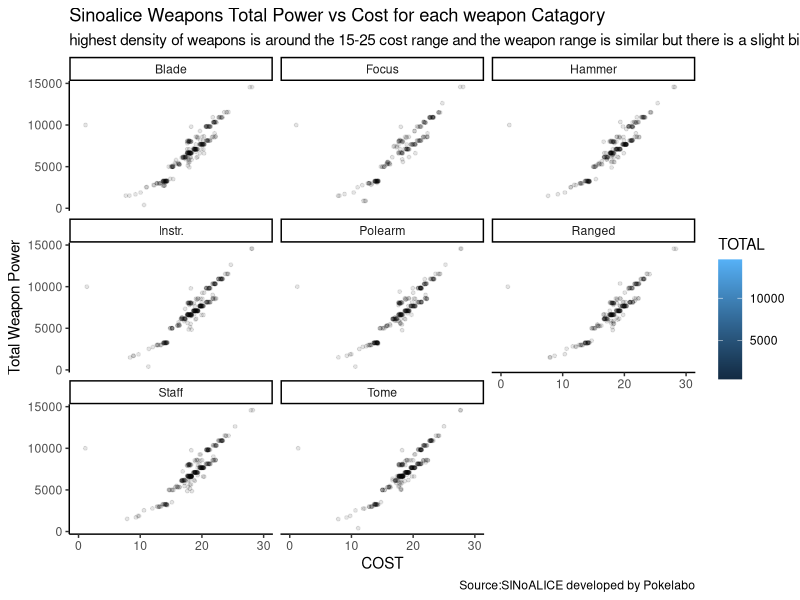

This figure's R source:
## ---- chunk 1
knitr::opts_chunk$set(echo = FALSE)
library(tidyverse)
## ---- chunk 2
raw_data = read_csv("FinalProjectDatax.csv") 
  x <- raw_data 
  

  
  


        
## ---- chunk 3
x %>% 
  group_by(TOTAL) %>% 
  mutate(TOTAL= str_remove(TOTAL,"Lv140")) %>% 
  mutate(TOTAL= parse_number(TOTAL)) %>% 
  ggplot(aes(x=COST,y=TOTAL, fill=TOTAL))+
  geom_jitter(alpha=.1, size=1)+
  theme_classic()+
  facet_wrap(~Type)+
  coord_cartesian(xlim = c(0, 30))+
  labs(title= "Sinoalice Weapons Total Power vs Cost for each weapon Catagory", subtitle= "highest density of weapons is around the 15-25 cost range and the weapon range is similar but there is a slight bias for multi target weapons ", y="Total Weapon Power", caption = "Source:SINoALICE developed by Pokelabo")
